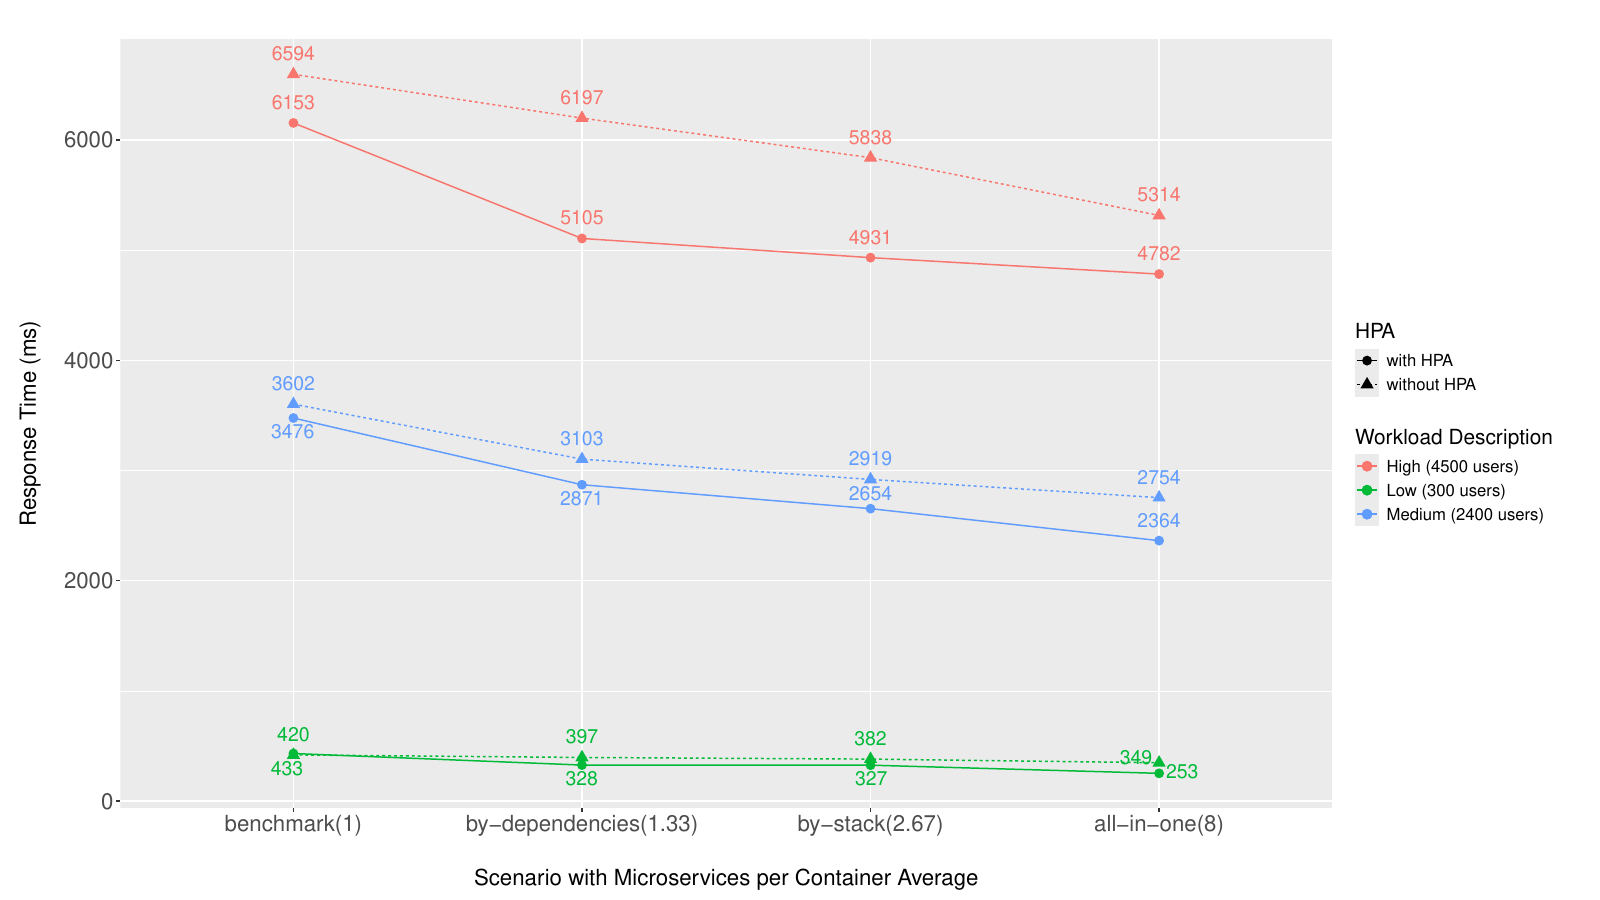

This chart was generated by the following R code:
setwd("~/Documentos/Dev/microservices-container-grouping/experiments_results/graphics_and_tables_consolidated/performance")
# Carregar pacotes necessários
library(ggplot2)
library(dplyr)
library(ggrepel)

# Criar o dataframe com os dados fornecidos
data <- data.frame(
  workload_desc = c("Low (300 users)", "Low (300 users)", "Low (300 users)", "Low (300 users)",
                    "Medium (2400 users)", "Medium (2400 users)", "Medium (2400 users)", "Medium (2400 users)",
                    "High (4500 users)", "High (4500 users)", "High (4500 users)", "High (4500 users)"),
  workload = c(300, 300, 300, 300, 2400, 2400, 2400, 2400, 4500, 4500, 4500, 4500),
  scenario = c("benchmark", "by-dependencies", "by-stack", "all-in-one",
               "benchmark", "by-dependencies", "by-stack", "all-in-one",
               "benchmark", "by-dependencies", "by-stack", "all-in-one"),
  Microservices_per_Container_Average = c(1.00, 1.33, 2.67, 8.00, 1.00, 1.33, 2.67, 8.00, 1.00, 1.33, 2.67, 8.00),
  Response_time_without_HPA = c(420, 397, 382, 349, 3602, 3103, 2919, 2754, 6594, 6197, 5838, 5314),
  Response_time_with_HPA = c(433, 328, 327, 253, 3476, 2871, 2654, 2364, 6153, 5105, 4931, 4782)
)

# Transformar os dados em formato longo para ggplot
data_long <- data %>%
  gather(key = "HPA", value = "Response_time", Response_time_without_HPA, Response_time_with_HPA) %>%
  mutate(HPA = recode(HPA, "Response_time_without_HPA" = "without HPA", "Response_time_with_HPA" = "with HPA"))

# Criar uma nova coluna combinando cenário e média de microservices por container
data_long <- data_long %>%
  mutate(Scenario_Microservices = paste(scenario, "(", Microservices_per_Container_Average, ")", sep = ""),
         Scenario_Microservices = factor(Scenario_Microservices, levels = unique(Scenario_Microservices[order(Microservices_per_Container_Average)])))

# Gerar o gráfico
fig<-ggplot(data_long, aes(x = Scenario_Microservices, y = Response_time, color = factor(workload_desc), shape = HPA)) +
  geom_point(size = 3) +
  geom_line(aes(linetype = HPA, group = interaction(workload_desc, HPA))) +
  geom_text_repel(aes(label = round(Response_time, 2)), vjust = -1, size = 5, show_guide  = FALSE) +  # Adicionar os valores dos pontos
  labs(
    #title = "Response Time with and without HPA vs Scenario with Microservices per Container Average",
       x = "Scenario with Microservices per Container Average",
       y = "Response Time (ms)",
       color = "Workload Description",
       shape = "HPA",
       linetype = "HPA") +
  theme(plot.title = element_text(hjust = 0.5, vjust = 5, size = 20),
        strip.text = element_text(size= 16),
        plot.margin = unit(c(1,1,1,1), "cm"),
        axis.text = element_text(size = 16),
        #axis.text.x = element_text(angle = -45),
        legend.title = element_text(size = 15),
        legend.text = element_text(size = 12),
        axis.title = element_text(size = 16),
        axis.title.y=element_text(vjust=5),
        axis.title.x=element_text(vjust=-5))
pdf_file = paste("resume_response_time.pdf",sep = "")
pdf(pdf_file, width = 16, height = 9)
print(fig)
dev.off()


